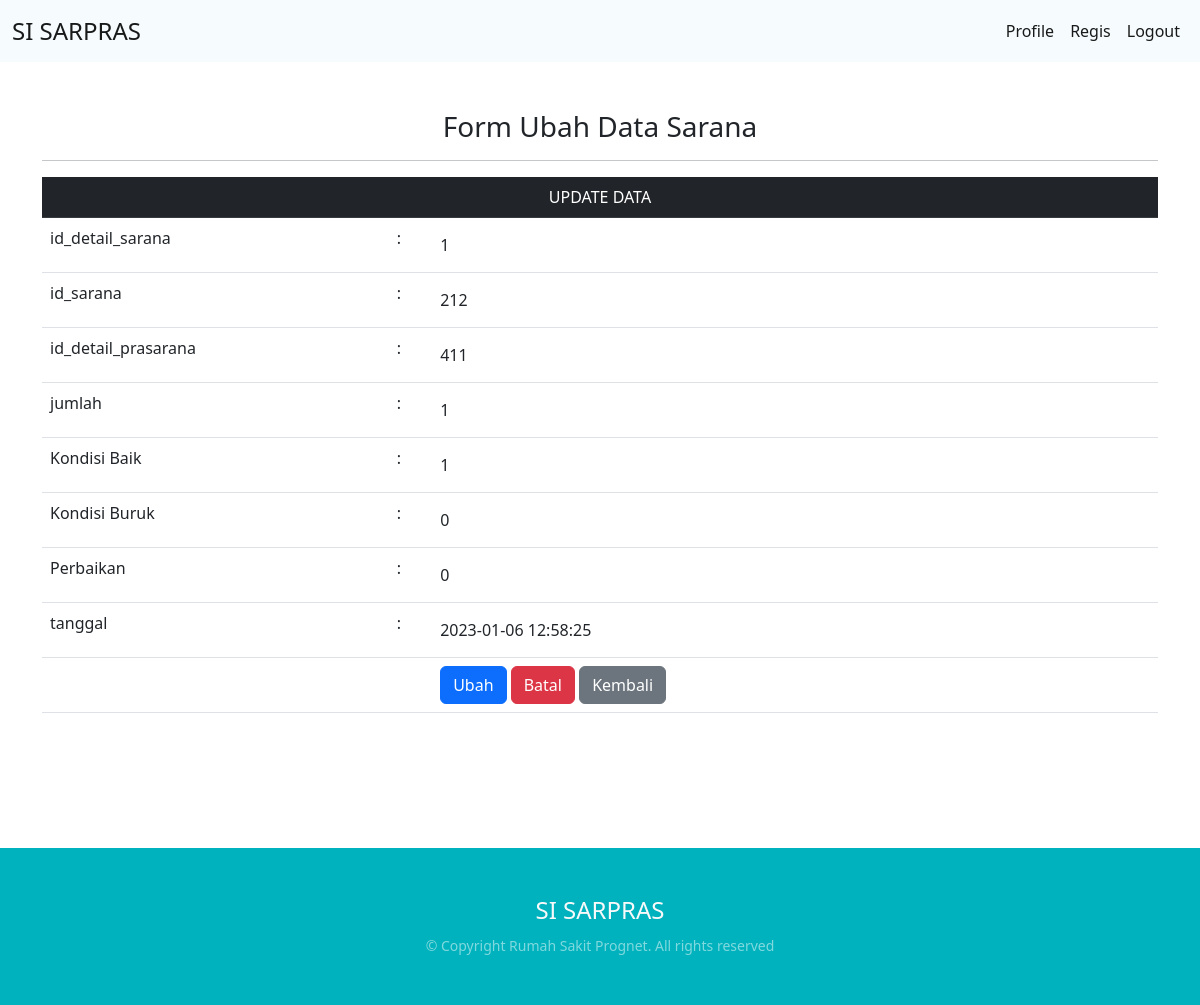
Page /adminsarpras/edit.php?id_detail_sarana=1 (signed in) on the committed database.
### tables this page shows
CREATE TABLE `tb_detail_sarana` (
  `id_detail_sarana` int(4) NOT NULL AUTO_INCREMENT,
  `id_sarana` int(4) DEFAULT NULL,
  `id_detail_prasarana` int(4) DEFAULT NULL,
  `jumlah` tinyint(4) DEFAULT NULL,
  `baik` tinyint(4) DEFAULT NULL,
  `rusak` tinyint(4) DEFAULT NULL,
  `perbaikan` tinyint(4) DEFAULT NULL,
  `tanggal` datetime DEFAULT NULL,
  KEY `id_sarana` (`id_sarana`),
  KEY `id_detail_prasarana` (`id_detail_prasarana`),
  KEY `id_detail_sarana` (`id_detail_sarana`),
  CONSTRAINT `id_detail_prasarana` FOREIGN KEY (`id_detail_prasarana`) REFERENCES `tb_detail_prasarana` (`id_detail_prasarana`),
  CONSTRAINT `id_sarana` FOREIGN KEY (`id_sarana`) REFERENCES `tb_sarana` (`id_sarana`)
);

### adminsarpras/edit.php (the view, shortened to what this page needs)
<?php
include '../layout/header.php';
?>
<div class="container mt-5">
    <div class="header">
        <h3 align="center"> Form Ubah Data Sarana</h3>
        <hr>
    </div>
    <?php
    $conn = mysqli_connect("localhost", "root", "", "db_sarprass");
    $id_detail_sarana = $_GET["id_detail_sarana"];
    $row = mysqli_query($conn, "SELECT * FROM tb_detail_sarana where id_detail_sarana='$id_detail_sarana'");
    while ($hasil = mysqli_fetch_array($row)) {
    ?>
        <form action="editdata.php" method="post">
            <table class="table">
                <div class="mb-3">
                    <tr class="table-dark">
                        <td align="center" colspan=6>
                            UPDATE DATA
                        </td>
                    </tr>
                    <tr>
                        <td>id_detail_sarana</td>
                        <td>:</td>
                        <td>
                            <input class="form-control-plaintext" type="text" name="id_detail_sarana" size=20 value="<?php echo $hasil['id_detail_sarana'] ?>" readonly>
                        </td>
                    </tr>
                    <tr>
                        <td>id_sarana</td>
                        <td>:</td>
                        <td>
                            <input class="form-control-plaintext" type="text" name="id_sarana" size=30 value="<?php echo $hasil['id_sarana'] ?>" readonly>
                        </td>
                    </tr>
                    <tr>
                        <td>id_detail_prasarana</td>
                        <td>:</td>
                        <td>
                            <input class="form-control-plaintext" ype="text" name="id_detail_prasarana" size=20 value="<?php echo $hasil['id_detail_prasarana'] ?>" readonly>
                        </td>
                    </tr>
                    <tr>
                        <td>jumlah</td>
                        <td>:</td>
                        <td>
                            <input class="form-control-plaintext" type="text" name="jumlah" value="<?php echo $hasil['jumlah'] ?>" readonly>
                        </td>
                    </tr>
                    <tr>
                        <td>Kondisi Baik</td>
                        <td>:</td>
                        <td>
                            <input class="form-control-plaintext" type="text" name="baik" size=20 value="<?php echo $hasil['baik'] ?>">
                        </td>
                    </tr>
                    <tr>
                        <td>Kondisi Buruk</td>
                        <td>:</td>
                        <td>
                            <input class="form-control-plaintext" type="text" name="rusak" size=20 value="<?php echo $hasil['rusak'] ?>">
                        </td>
                    </tr>
                    <tr>
                        <td>Perbaikan</td>
                        <td>:</td>
                        <td>
                            <input class="form-control-plaintext" type="text" name="perbaikan" size=20 value="<?php echo $hasil['perbaikan'] ?>">
                        </td>
                    </tr>
                    <tr>
                        <td>tanggal</td>
                        <td>:</td>
                        <td>
                            <input class="form-control-plaintext" type="text" name="tanggal" size=20 value="<?php echo $hasil['tanggal'] ?>">
                        </td>
                    </tr>
                    <tr>
                        <td></td>
                        <td></td>
                        <td>
                            <input class="btn btn-primary" type="submit" name="ubah" value="Ubah">
                            <input class="btn btn-danger" type="reset" name="batal" value="Batal">
                            <input class="btn btn-secondary" type="button" name="kembali" value="Kembali" onclick="self.history.back()">
                            <br>
                        </td>
                    </tr>
            </table>
        </form>
    <?php
    }
    ?>
</div>
</body>
<?php
include '../layout/footer.php';
?>

### layout/styles.css (style rules this page uses)
body { background: white; font-family: 'Open Sans', sans-serif; }
.container { margin: 0 auto; }
.table { margin :0; }

### rows in the picture
tb_detail_sarana: id_detail_sarana "1", id_sarana "212", id_detail_prasarana "411", jumlah "1", baik "1", rusak "0", perbaikan "0", tanggal "2023-01-06 12:58:25"
